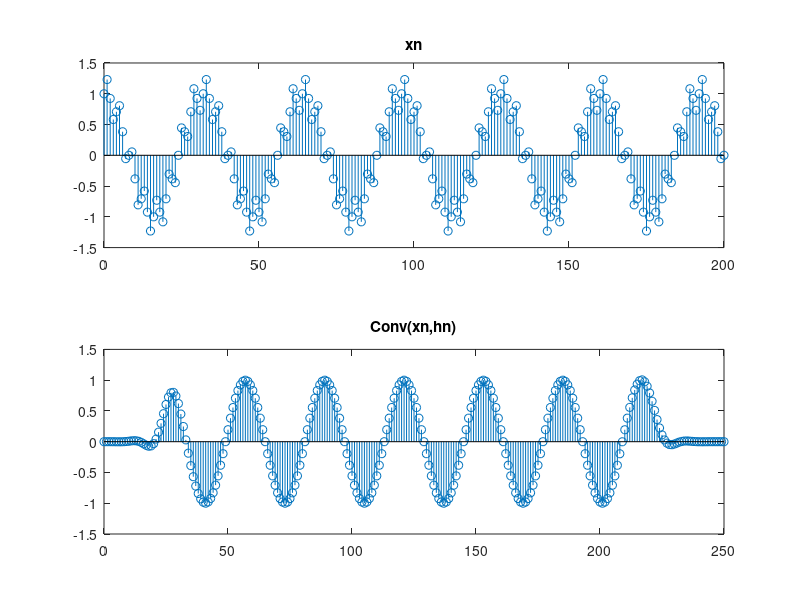

This chart was generated by the following MATLAB code:
n = 0:200;
xn = cos((pi*n)/16)+0.25*sin(pi*n/2);
subplot(2,1,1);
stem(0:length(xn)-1,xn);
title("xn");
hn=[];
for i=0:50
    if i==25
        hn=[hn,1/6];
    else
        hn=[hn,sin(pi*(i-25)/6)/(pi*(i-25))];
    end
end
hn=hn.*(blackman(51))'
yn=conv(xn,hn);
subplot(2,1,2)
stem(0:length(yn)-1,yn);
title("Conv(xn,hn)");
ylim([-1.5 1.5]);
